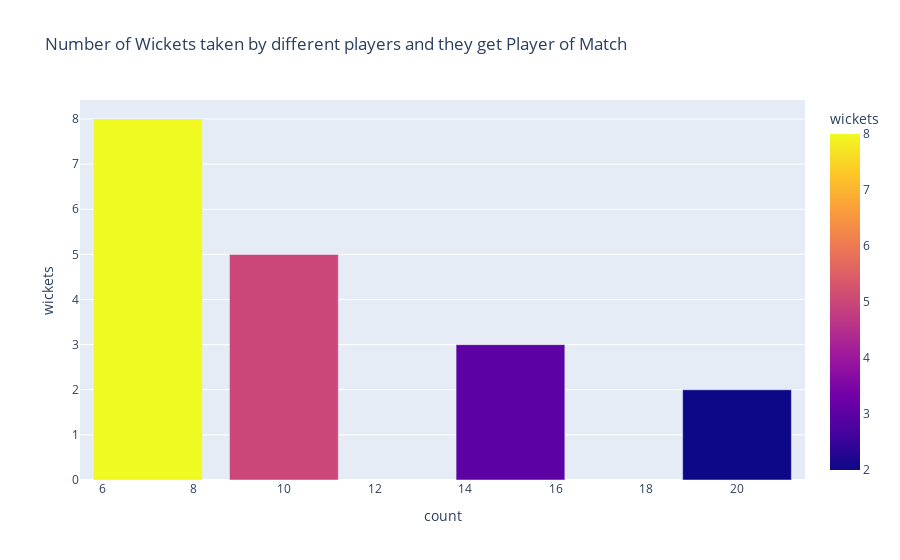

The code cell stored with this chart in its notebook:
### Code cell
import pandas as pd
import plotly.express as px

# Example DataFrame (replace with your actual data)
final_df = pd.DataFrame({
    'count': [10, 15, 7, 20],
    'runs': [100, 150, 70, 200],
    'wickets': [5, 3, 8, 2],  # Add the 'wickets' column
    'player': ['Player A', 'Player B', 'Player C', 'Player D']
})

# Create a bar plot
fig = px.bar(final_df, x='count', y='wickets', title='Number of Wickets taken by different players and they get Player of Match', hover_name='player', color='wickets')

# Show the plot
fig.show()

### Figure 1 — Plotly figure (JSON) as saved in the notebook; plotly's stock layout.template omitted (floating-point values rounded to 4 significant figures)
{"data": [{"alignmentgroup": "True", "hovertemplate": "<b>%{hovertext}</b><br><br>count=%{x}<br>wickets=%{marker.color}<extra></extra>", "hovertext": ["Player A", "Player B", "Player C", "Player D"], "legendgroup": "", "marker": {"color": [5, 3, 8, 2], "coloraxis": "coloraxis", "pattern": {"shape": ""}}, "name": "", "offsetgroup": "", "orientation": "v", "showlegend": false, "textposition": "auto", "type": "bar", "x": [10, 15, 7, 20], "xaxis": "x", "y": [5, 3, 8, 2], "yaxis": "y"}], "layout": {"barmode": "relative", "coloraxis": {"colorbar": {"title": {"text": "wickets"}}, "colorscale": [[0, "#0d0887"], [0.1111, "#46039f"], [0.2222, "#7201a8"], [0.3333, "#9c179e"], [0.4444, "#bd3786"], [0.5556, "#d8576b"], [0.6667, "#ed7953"], [0.7778, "#fb9f3a"], [0.8889, "#fdca26"], [1, "#f0f921"]]}, "legend": {"tracegroupgap": 0}, "title": {"text": "Number of Wickets taken by different players and they get Player of Match"}, "xaxis": {"anchor": "y", "domain": [0, 1], "title": {"text": "count"}}, "yaxis": {"anchor": "x", "domain": [0, 1], "title": {"text": "wickets"}}}}
